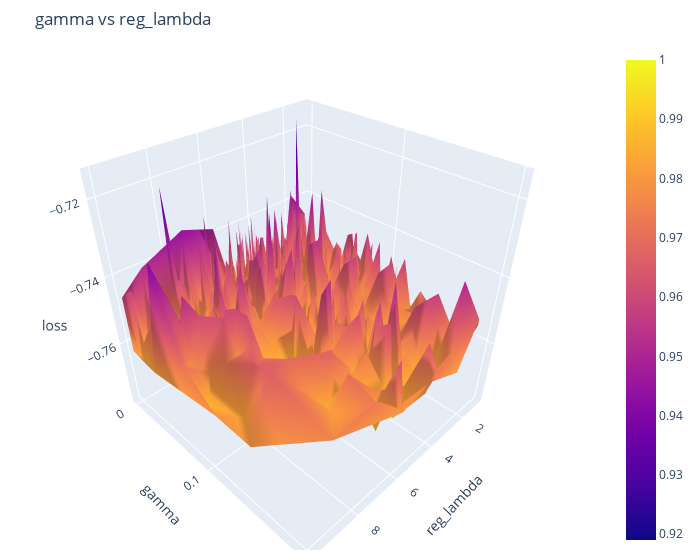

Notebook code for this chart:
### Code cell
fig = plot_3d_mesh(hyper2hr.query('gamma < .2'),
    'reg_lambda', 'gamma', 'loss')

fig

### Figure 1 — Plotly figure (JSON) as saved in the notebook; plotly's stock layout.template omitted (floating-point values rounded to 4 significant figures; data arrays with more than 128 entries replaced by an {"elided": "..."} marker saying what was removed)
{"data": [{"hovertemplate": "loss: %{z}<br>reg_lambda: %{x}<br>gamma: %{{y}}<extra></extra>", "intensity": {"elided": "1439 float values"}, "type": "mesh3d", "x": {"elided": "1439 float values"}, "y": {"elided": "1439 float values"}, "z": {"elided": "1439 float values"}}], "layout": {"margin": {"b": 10, "l": 10, "r": 20, "t": 50}, "scene": {"xaxis": {"title": {"text": "reg_lambda"}}, "yaxis": {"title": {"text": "gamma"}}, "zaxis": {"title": {"text": "loss"}}}, "title": {"text": "gamma vs reg_lambda"}, "width": 700}}
